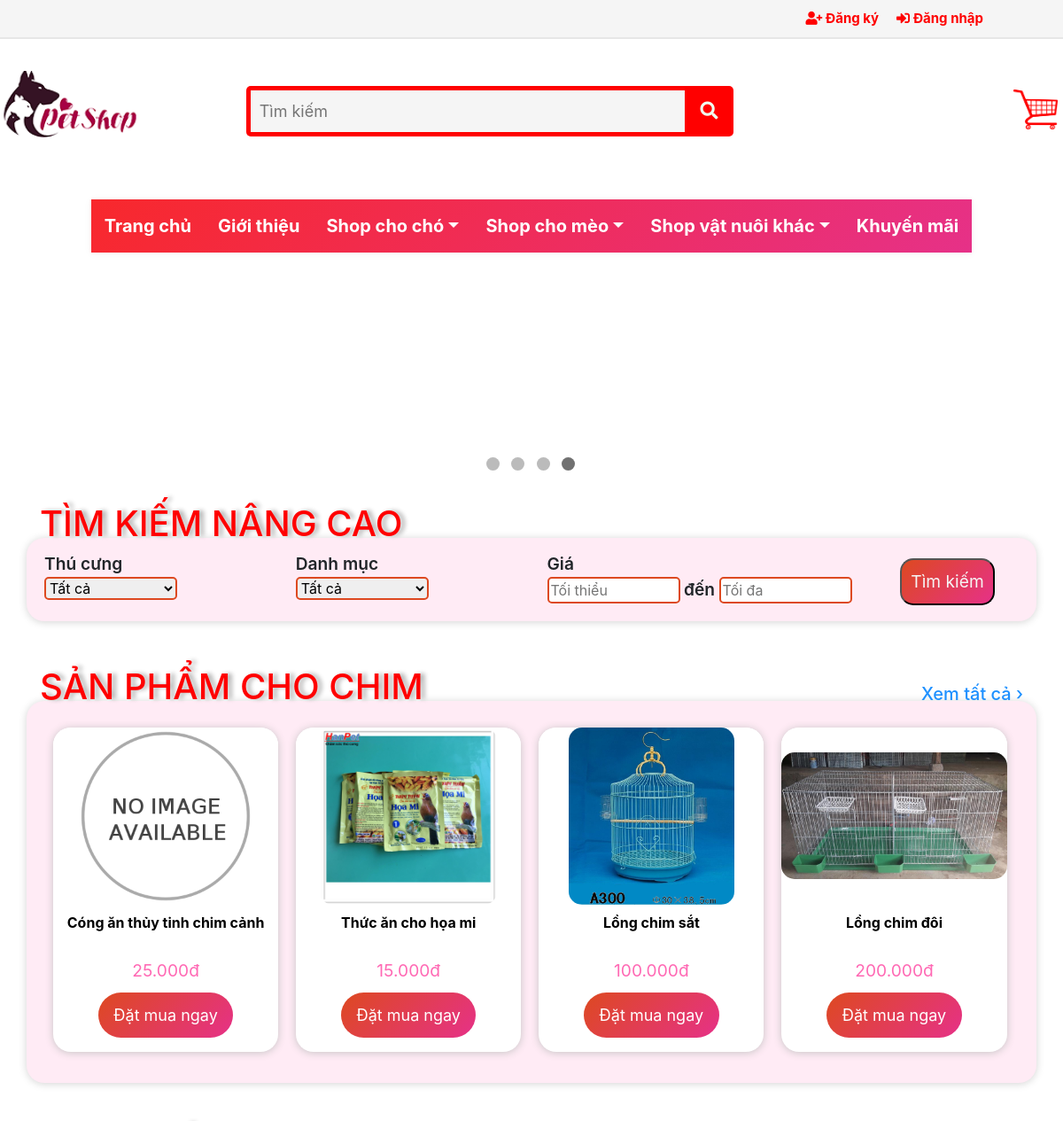
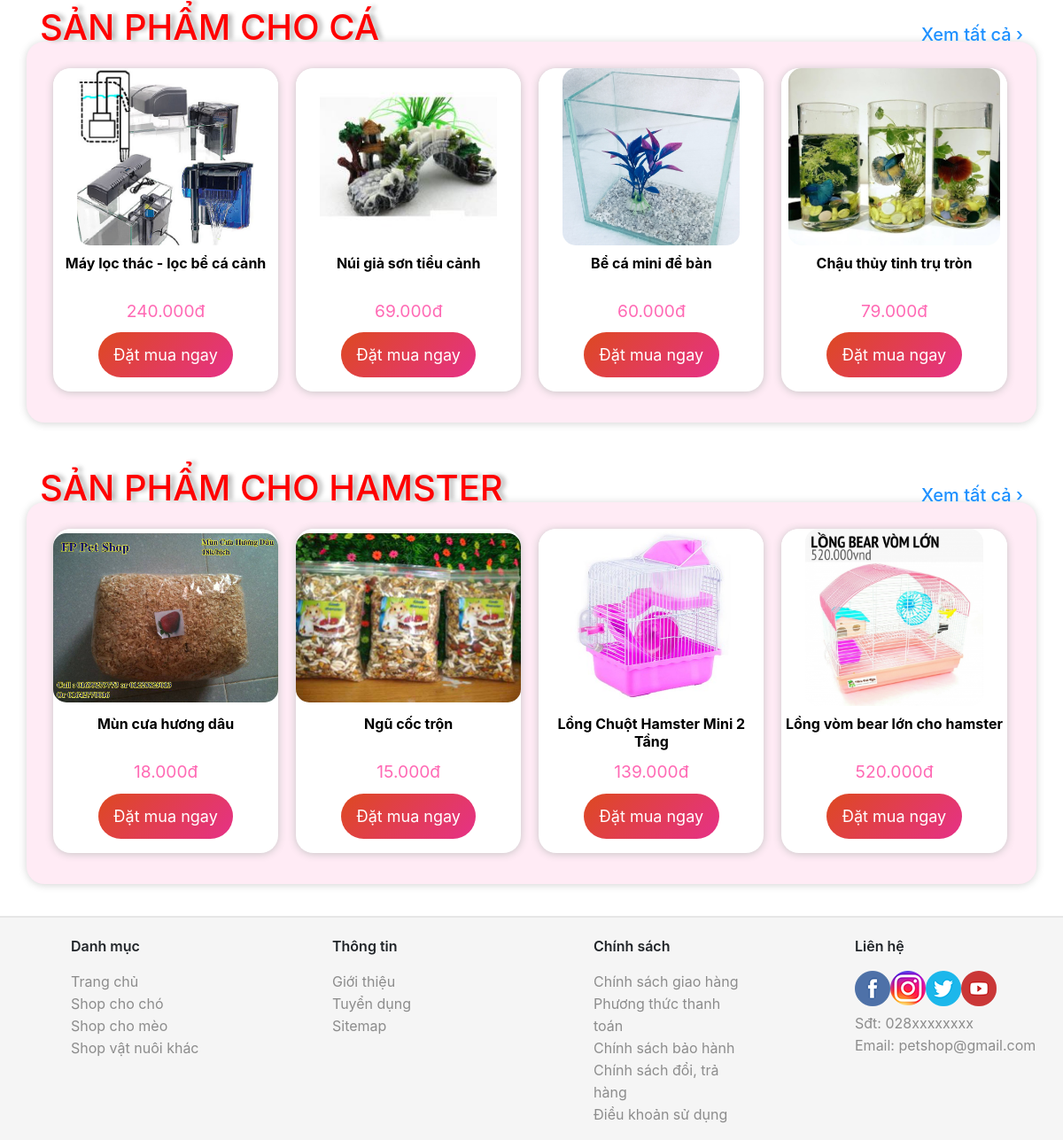
Screenshot of /index.php?site=dongvatkhac with the database file from the repository (2 pictures, top to bottom).
### tables this page shows
CREATE TABLE `sp_dv_tl` (
  `masp` varchar(10) NOT NULL,
  `madv` varchar(10) NOT NULL,
  `matl` varchar(10) NOT NULL
);

CREATE TABLE `sanpham` (
  `masp` varchar(10) NOT NULL COMMENT 'mã sản phẩm',
  `tensp` varchar(100) NOT NULL COMMENT 'tên sản phẩm',
  `hinhanh` varchar(255) NOT NULL DEFAULT 'No_image_available.png' COMMENT 'hình ảnh',
  `soluong` int(11) NOT NULL COMMENT 'số lượng tồn kho',
  `giatien` double NOT NULL COMMENT 'đơn giá',
  `mota` longtext NOT NULL COMMENT 'mô tả',
  `xoa` int(1) NOT NULL DEFAULT '0'
);

### db.inc (called while the page is built, shortened)
<?php
   	$databaseName = "petshop";
?>

### DataProvider.php (called while the page is built, shortened)
<?php
class DataProvider
{
	public static function executeQuery($sql)
	{
		include ('db.inc');
		include_once('error.inc');
		if (!($connection = mysqli_connect($hostName, $username, $password)))
			die ("couldn't connect to localhost");
		if (!($result = mysqli_query($connection,  $sql)))
			showError();
		return $result;
	}
}
?>

### dongvatkhac.php (the view, shortened to what this page needs)
<?php
    require 'DataProvider.php';
?>
<div>
    <h1 class="title-background">
        <span class="title">Sản phẩm cho chim</span>
        <a href="index.php?site=chim&menu=0&page=1" class="xemtatca"><span>Xem tất cả &rsaquo;</span></a>
    </h1>
    <div class="container" id="spchim">
        <?php
            $sql = "SELECT sp.*, sdt.madv, sdt.matl, km.giakhuyenmai FROM sanpham as sp JOIN sp_dv_tl as sdt ON sp.masp = sdt.masp LEFT JOIN spkhuyenmai AS km ON sp.masp = km.masp WHERE xoa=0 AND madv='bird' ORDER BY RAND() LIMIT 4";
            $result = DataProvider::executeQuery($sql);
            while ($row = mysqli_fetch_array($result))
            {
                echo "<form class='form_sp'>";
                echo "<div class='sanpham'>";
                echo "  <a href='index.php?site=SanPham&masp=".$row["masp"]."' class='p-img'><img src='images/sanpham/". $row["hinhanh"] ."'  onerror=\"this.src='../images/sanpham/No_image_available.png'\" /></a>";
                echo "  <a href='index.php?site=SanPham&masp=".$row["masp"]."' class='p-name'>". $row["tensp"] ."</a>";
                if($row["giakhuyenmai"] === NULL){
                    echo "  <p class='gia'>". number_format($row["giatien"], 0, ',', '.') ."đ</p>";
                }
                else
                {
                    echo "  <p class='gia'>";
                    echo "  "   . number_format($row["giakhuyenmai"], 0, ',', '.') ."đ";
                    echo "      <span class='giacu'>". number_format($row["giatien"], 0, ',', '.') ."đ</span>";
                    echo "  </p>";
                }
                if($row["soluong"] == 0){
                    echo "  <p><button class='shop-item-button hethang' disabled>Tạm hết hàng</button></p>";
                }
                else{
                    echo "<p><input name='masp' type='hidden' value='". $row["masp"] ."'>";
                    echo "<button type='submit' class='shop-item-button'>";
                    echo        "Đặt mua ngay";
                    echo "</button></p>";
                }
                echo "</div>";
                echo "</form>";
            }
        ?>
    </div>
</div>
<div>
    <h1 class="title-background">
        <span class="title">Sản phẩm cho cá</span>
        <a href="index.php?site=ca&menu=0&page=1" class="xemtatca"><span>Xem tất cả &rsaquo;</span></a>
    </h1>
    <div class="container" id="spca">
        <?php
            $sql = "SELECT sp.*, sdt.madv, sdt.matl, km.giakhuyenmai FROM sanpham as sp JOIN sp_dv_tl as sdt ON sp.masp = sdt.masp LEFT JOIN spkhuyenmai AS km ON sp.masp = km.masp WHERE xoa=0 AND madv='fish' ORDER BY RAND() LIMIT 4";
            $result = DataProvider::executeQuery($sql);
            while ($row = mysqli_fetch_array($result))
            {
                echo "<form class='form_sp'>";
                echo "<div class='sanpham'>";
                echo "  <a href='index.php?site=SanPham&masp=".$row["masp"]."' class='p-img'><img src='images/sanpham/". $row["hinhanh"] ."'  onerror=\"this.src='../images/sanpham/No_image_available.png'\" /></a>";
                echo "  <a href='index.php?site=SanPham&masp=".$row["masp"]."' class='p-name'>". $row["tensp"] ."</a>";
                if($row["giakhuyenmai"] === NULL){
                    echo "  <p class='gia'>". number_format($row["giatien"], 0, ',', '.') ."đ</p>";
                }
                else
                {
                    echo "  <p class='gia'>";
                    echo "  "   . number_format($row["giakhuyenmai"], 0, ',', '.') ."đ";
                    echo "      <span class='giacu'>". number_format($row["giatien"], 0, ',', '.') ."đ</span>";
                    echo "  </p>";
                }
                if($row["soluong"] == 0){
                    echo "  <p><button class='shop-item-button hethang' disabled>Tạm hết hàng</button></p>";
                }
                else{
                    echo "<p><input name='masp' type='hidden' value='". $row["masp"] ."'>";
                    echo "<button type='submit' class='shop-item-button'>";
                    echo        "Đặt mua ngay";
                    echo "</button></p>";
                }
                echo "</div>";
                echo "</form>";
            }
        ?>
    </div>
</div>
<div>
    <h1 class="title-background">
        <span class="title">Sản phẩm cho hamster</span>
        <a href="index.php?site=hamster&menu=0&page=1" class="xemtatca"><span>Xem tất cả &rsaquo;</span></a>
    </h1>
    <div class="container" id="sphamster">
        <?php
            $sql = "SELECT sp.*, sdt.madv, sdt.matl, km.giakhuyenmai FROM sanpham as sp JOIN sp_dv_tl as sdt ON sp.masp = sdt.masp LEFT JOIN spkhuyenmai AS km ON sp.masp = km.masp WHERE xoa=0 AND madv='hamster' ORDER BY RAND() LIMIT 4";
            $result = DataProvider::executeQuery($sql);
            while ($row = mysqli_fetch_array($result))
            {
                echo "<form class='form_sp'>";
                echo "<div class='sanpham'>";
                echo "  <a href='index.php?site=SanPham&masp=".$row["masp"]."' class='p-img'><img src='images/sanpham/". $row["hinhanh"] ."'  onerror=\"this.src='../images/sanpham/No_image_available.png'\" /></a>";
                echo "  <a href='index.php?site=SanPham&masp=".$row["masp"]."' class='p-name'>". $row["tensp"] ."</a>";
                if($row["giakhuyenmai"] === NULL){
                    echo "  <p class='gia'>". number_format($row["giatien"], 0, ',', '.') ."đ</p>";
                }
                else
                {
                    echo "  <p class='gia'>";
                    echo "  "   . number_format($row["giakhuyenmai"], 0, ',', '.') ."đ";
                    echo "      <span class='giacu'>". number_format($row["giatien"], 0, ',', '.') ."đ</span>";
                    echo "  </p>";
                }
                if($row["soluong"] == 0){
                    echo "  <p><button class='shop-item-button hethang' disabled>Tạm hết hàng</button></p>";
                }
                else{
                    echo "<p><input name='masp' type='hidden' value='". $row["masp"] ."'>";
                    echo "<button type='submit' class='shop-item-button'>";
                    echo        "Đặt mua ngay";
                    echo "</button></p>";
                }
                echo "</div>";
                echo "</form>";
            }
        ?>
    </div>
</div>

### css/Main.css (style rules this page uses)
.Main .title-background { padding: 30px 50px 0 30px; margin-bottom: -8px; }
.Main .title { color: red; text-shadow: 5px 0 5px #B8B8B8; padding: 5px; text-transform: uppercase; }
.Main .container { margin: 0 40px 20px 20px; background-color: #FFEBF5; box-shadow: 0 1px 10px #D3D3D3; border-radius: 20px; padding: 15px 15px 20px 20px; }
.Main .sanpham { width: 23%; text-align: center; margin: 15px 10px; box-shadow: 0 1px 10px #C7C4C5; border-radius: 20px; background-color: white; }
.sanpham a { color: black; }
.Main .sanpham .p-img { display: block; width: 100%; height: 200px; line-height: 200px; background-color: white; border-radius: 20px 20px 0 0; }
.Main .sanpham img { max-width: 100%; max-height: 100%; vertical-align: middle; margin-bottom: 3.5px; border-radius: 15px; }
.Main .sanpham .p-name { display: block; text-decoration: none; font-weight: bold; height: 40px; margin: 10px 0; font-size: 100%; line-height: 20px; }
.Main div.sanpham { float: left; }
.Main .gia { color: hotpink; font-size: 120%; margin: 10px; margin-top: 0px; }
.Main .sanpham button { border: none; padding: 12px; color: white; background-image: linear-gradient(135deg, #DD4920, #e63188); text-align: center; cursor: pointer; width: 60%; font-size: 18px; border-radius: 30px; }
.Main .xemtatca { float: right; font-size: 20px; padding-top: 10px; cursor: pointer; text-decoration: none; color: dodgerblue; margin-top: 10px; margin-right: -15px; }

### index.php (style rules this page uses)
* { box-sizing:border-box; -moz-box-sizing:border-box; -webkit-box-sizing:border-box; }
html { scroll-behavior: smooth; }
body { margin:0; padding: 0; }
html, body { cursor:url('http://www.snazzyspace.com/cursorsfolder/dog-paw.png'), auto; }

### rows the page displays
sp_dv_tl: shows a picture, masp.tensp "Cóng ăn thủy tinh chim cảnh", masp.giatien "25.000"
sp_dv_tl: masp.hinhanh (picture), masp.tensp "Thức ăn cho họa mi", masp.giatien "15.000"
sp_dv_tl: masp.hinhanh (picture), masp.tensp "Lồng chim sắt", masp.giatien "100.000"
sp_dv_tl: masp.hinhanh (picture), masp.tensp "Lồng chim đôi", masp.giatien "200.000"
sp_dv_tl: masp.hinhanh (picture), masp.tensp "Máy lọc thác - lọc bể cá cảnh", masp.giatien "240.000"
sp_dv_tl: masp.hinhanh (picture), masp.tensp "Núi giả sơn tiểu cảnh", masp.giatien "69.000"
sp_dv_tl: masp.hinhanh (picture), masp.tensp "Bể cá mini để bàn", masp.giatien "60.000"
sp_dv_tl: masp.hinhanh (picture), masp.tensp "Chậu thủy tinh trụ tròn", masp.giatien "79.000"
sp_dv_tl: masp.hinhanh (picture), masp.tensp "Mùn cưa hương dâu", masp.giatien "18.000"
sp_dv_tl: masp.hinhanh (picture), masp.tensp "Ngũ cốc trộn", masp.giatien "15.000"
sp_dv_tl: masp.hinhanh (picture), masp.tensp "Lồng Chuột Hamster Mini 2 Tầng", masp.giatien "139.000"
sp_dv_tl: masp.hinhanh (picture), masp.tensp "Lồng vòm bear lớn cho hamster", masp.giatien "520.000"
